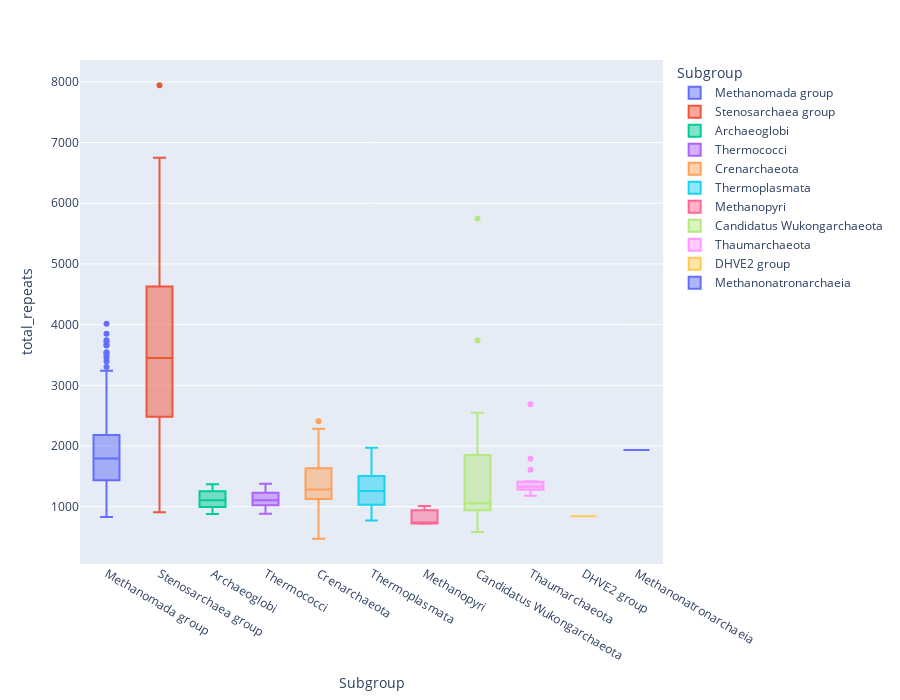
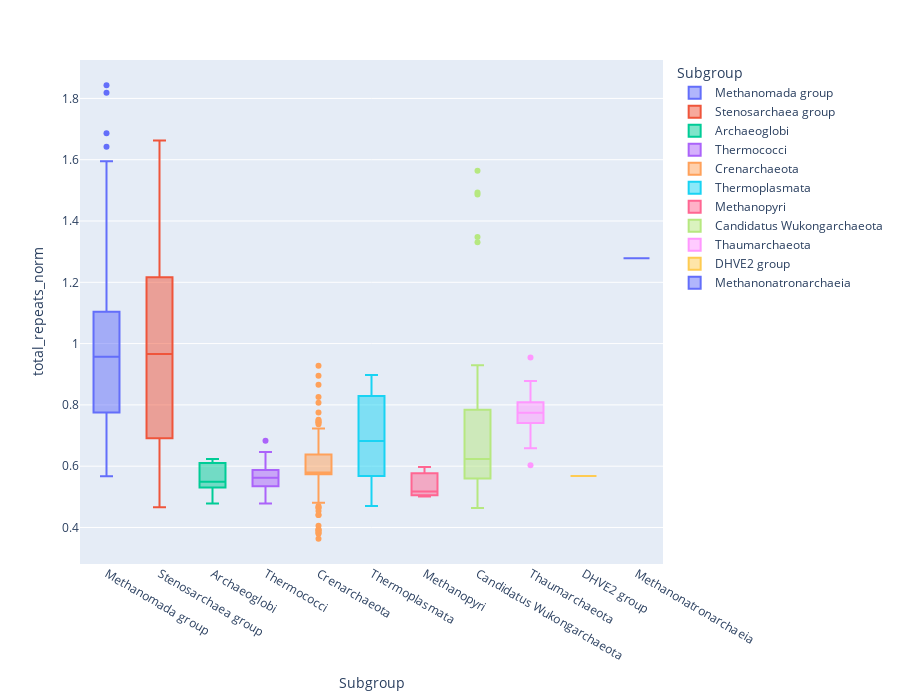

Notebook code for these charts, in order:
### Code cell
# Lets look into Len wise analysis, in Perf data.

import plotly.express as px

fig4 = px.box(df,x="Subgroup", y="total_repeats", color="Subgroup", height = 700)
fig5 = px.box(df,x="Subgroup", y="total_repeats_norm", color="Subgroup", height = 700)
#fig.update_traces(quartilemethod="linear") # or "inclusive", or "linear" by default
fig4.show()
fig5.show()

### Figure 1 — Plotly figure (JSON) as saved in the notebook; plotly's stock layout.template omitted (floating-point values rounded to 4 significant figures; data arrays with more than 128 entries replaced by an {"elided": "..."} marker saying what was removed)
{"data": [{"alignmentgroup": "True", "hovertemplate": "Subgroup=%{x}<br>total_repeats=%{y}<extra></extra>", "legendgroup": "Methanomada group", "marker": {"color": "#636efa"}, "name": "Methanomada group", "notched": false, "offsetgroup": "Methanomada group", "orientation": "v", "showlegend": true, "type": "box", "x": {"elided": "140 str values"}, "x0": " ", "xaxis": "x", "y": {"elided": "140 int values"}, "y0": " ", "yaxis": "y"}, {"alignmentgroup": "True", "hovertemplate": "Subgroup=%{x}<br>total_repeats=%{y}<extra></extra>", "legendgroup": "Stenosarchaea group", "marker": {"color": "#EF553B"}, "name": "Stenosarchaea group", "notched": false, "offsetgroup": "Stenosarchaea group", "orientation": "v", "showlegend": true, "type": "box", "x": {"elided": "705 str values"}, "x0": " ", "xaxis": "x", "y": {"elided": "705 int values"}, "y0": " ", "yaxis": "y"}, {"alignmentgroup": "True", "hovertemplate": "Subgroup=%{x}<br>total_repeats=%{y}<extra></extra>", "legendgroup": "Archaeoglobi", "marker": {"color": "#00cc96"}, "name": "Archaeoglobi", "notched": false, "offsetgroup": "Archaeoglobi", "orientation": "v", "showlegend": true, "type": "box", "x": ["Archaeoglobi", "Archaeoglobi", "Archaeoglobi", "Archaeoglobi", "Archaeoglobi", "Archaeoglobi", "Archaeoglobi", "Archaeoglobi", "Archaeoglobi"], "x0": " ", "xaxis": "x", "y": [1105, 1084, 1197, 1267, 878, 1369, 952, 1253, 1012], "y0": " ", "yaxis": "y"}, {"alignmentgroup": "True", "hovertemplate": "Subgroup=%{x}<br>total_repeats=%{y}<extra></extra>", "legendgroup": "Thermococci", "marker": {"color": "#ab63fa"}, "name": "Thermococci", "notched": false, "offsetgroup": "Thermococci", "orientation": "v", "showlegend": true, "type": "box", "x": ["Thermococci", "Thermococci", "Thermococci", "Thermococci", "Thermococci", "Thermococci", "Thermococci", "Thermococci", "Thermococci", "Thermococci", "Thermococci", "Thermococci", "Thermococci", "Thermococci", "Thermococci", "Thermococci", "Thermococci", "Thermococci", "Thermococci", "Thermococci", "Thermococci", "Thermococci", "Thermococci", "Thermococci", "Thermococci", "Thermococci", "Thermococci", "Thermococci", "Thermococci", "Thermococci", "Thermococci", "Thermococci", "Thermococci", "Thermococci", "Thermococci", "Thermococci", "Thermococci", "Thermococci", "Thermococci", "Thermococci", "Thermococci", "Thermococci", "Thermococci", "Thermococci", "Thermococci", "Thermococci", "Thermococci", "Thermococci", "Thermococci", "Thermococci", "Thermococci", "Thermococci", "Thermococci", "Thermococci", "Thermococci", "Thermococci", "Thermococci", "Thermococci", "Thermococci", "Thermococci", "Thermococci", "Thermococci", "Thermococci", "Thermococci", "Thermococci", "Thermococci", "Thermococci", "Thermococci", "Thermococci", "Thermococci", "Thermococci", "Thermococci", "Thermococci", "Thermococci"], "x0": " ", "xaxis": "x", "y": [1106, 1164, 1115, 1017, 1095, 1055, 1061, 1375, 1162, 991, 919, 1025, 1277, 884, 1251, 1261, 937, 1081, 1077, 1141, 1264, 1380, 1283, 993, 1096, 1104, 1102, 1037, 1195, 1161, 946, 966, 1150, 1353, 1167, 1055, 1053, 1241, 969, 949, 1077, 1275, 926, 1053, 1179, 1015, 1111, 1131, 1365, 1193, 1114, 1130, 1061, 1001, 944, 1041, 1276, 1048, 1321, 1293, 1331, 1083, 1230, 1105, 1003, 1024, 999, 1194, 1317, 1151, 1342, 1323, 942, 993], "y0": " ", "yaxis": "y"}, {"alignmentgroup": "True", "hovertemplate": "Subgroup=%{x}<br>total_repeats=%{y}<extra></extra>", "legendgroup": "Crenarchaeota", "marker": {"color": "#FFA15A"}, "name": "Crenarchaeota", "notched": false, "offsetgroup": "Crenarchaeota", "orientation": "v", "showlegend": true, "type": "box", "x": {"elided": "183 str values"}, "x0": " ", "xaxis": "x", "y": {"elided": "183 int values"}, "y0": " ", "yaxis": "y"}, {"alignmentgroup": "True", "hovertemplate": "Subgroup=%{x}<br>total_repeats=%{y}<extra></extra>", "legendgroup": "Thermoplasmata", "marker": {"color": "#19d3f3"}, "name": "Thermoplasmata", "notched": false, "offsetgroup": "Thermoplasmata", "orientation": "v", "showlegend": true, "type": "box", "x": ["Thermoplasmata", "Thermoplasmata", "Thermoplasmata", "Thermoplasmata", "Thermoplasmata", "Thermoplasmata", "Thermoplasmata", "Thermoplasmata", "Thermoplasmata", "Thermoplasmata", "Thermoplasmata", "Thermoplasmata", "Thermoplasmata", "Thermoplasmata", "Thermoplasmata", "Thermoplasmata", "Thermoplasmata", "Thermoplasmata", "Thermoplasmata"], "x0": " ", "xaxis": "x", "y": [1246, 1174, 1263, 774, 778, 1467, 1316, 1046, 1454, 1519, 1971, 1257, 1971, 1537, 1025, 1568, 1089, 1015, 842], "y0": " ", "yaxis": "y"}, {"alignmentgroup": "True", "hovertemplate": "Subgroup=%{x}<br>total_repeats=%{y}<extra></extra>", "legendgroup": "Methanopyri", "marker": {"color": "#FF6692"}, "name": "Methanopyri", "notched": false, "offsetgroup": "Methanopyri", "orientation": "v", "showlegend": true, "type": "box", "x": ["Methanopyri", "Methanopyri", "Methanopyri"], "x0": " ", "xaxis": "x", "y": [1012, 717, 736], "y0": " ", "yaxis": "y"}, {"alignmentgroup": "True", "hovertemplate": "Subgroup=%{x}<br>total_repeats=%{y}<extra></extra>", "legendgroup": "Candidatus Wukongarchaeota", "marker": {"color": "#B6E880"}, "name": "Candidatus Wukongarchaeota", "notched": false, "offsetgroup": "Candidatus Wukongarchaeota", "orientation": "v", "showlegend": true, "type": "box", "x": ["Candidatus Wukongarchaeota", "Candidatus Wukongarchaeota", "Candidatus Wukongarchaeota", "Candidatus Wukongarchaeota", "Candidatus Wukongarchaeota", "Candidatus Wukongarchaeota", "Candidatus Wukongarchaeota", "Candidatus Wukongarchaeota", "Candidatus Wukongarchaeota", "Candidatus Wukongarchaeota", "Candidatus Wukongarchaeota", "Candidatus Wukongarchaeota", "Candidatus Wukongarchaeota", "Candidatus Wukongarchaeota", "Candidatus Wukongarchaeota", "Candidatus Wukongarchaeota", "Candidatus Wukongarchaeota", "Candidatus Wukongarchaeota", "Candidatus Wukongarchaeota", "Candidatus Wukongarchaeota", "Candidatus Wukongarchaeota", "Candidatus Wukongarchaeota", "Candidatus Wukongarchaeota", "Candidatus Wukongarchaeota", "Candidatus Wukongarchaeota", "Candidatus Wukongarchaeota", "Candidatus Wukongarchaeota", "Candidatus Wukongarchaeota", "Candidatus Wukongarchaeota", "Candidatus Wukongarchaeota", "Candidatus Wukongarchaeota", "Candidatus Wukongarchaeota", "Candidatus Wukongarchaeota", "Candidatus Wukongarchaeota", "Candidatus Wukongarchaeota", "Candidatus Wukongarchaeota", "Candidatus Wukongarchaeota", "Candidatus Wukongarchaeota", "Candidatus Wukongarchaeota", "Candidatus Wukongarchaeota", "Candidatus Wukongarchaeota", "Candidatus Wukongarchaeota", "Candidatus Wukongarchaeota", "Candidatus Wukongarchaeota", "Candidatus Wukongarchaeota", "Candidatus Wukongarchaeota", "Candidatus Wukongarchaeota", "Candidatus Wukongarchaeota", "Candidatus Wukongarchaeota", "Candidatus Wukongarchaeota", "Candidatus Wukongarchaeota"], "x0": " ", "xaxis": "x", "y": [821, 939, 1499, 1198, 1490, 1261, 1322, 972, 1641, 972, 972, 671, 1008, 5749, 970, 2500, 1782, 1874, 1008, 783, 842, 1043, 1055, 2026, 932, 729, 941, 1299, 2108, 2272, 941, 1264, 1107, 994, 721, 2328, 1987, 2180, 2099, 1058, 655, 861, 1055, 1448, 1253, 2546, 2525, 583, 3740, 768, 903], "y0": " ", "yaxis": "y"}, {"alignmentgroup": "True", "hovertemplate": "Subgroup=%{x}<br>total_repeats=%{y}<extra></extra>", "legendgroup": "Thaumarchaeota", "marker": {"color": "#FF97FF"}, "name": "Thaumarchaeota", "notched": false, "offsetgroup": "Thaumarchaeota", "orientation": "v", "showlegend": true, "type": "box", "x": ["Thaumarchaeota", "Thaumarchaeota", "Thaumarchaeota", "Thaumarchaeota", "Thaumarchaeota", "Thaumarchaeota", "Thaumarchaeota", "Thaumarchaeota", "Thaumarchaeota", "Thaumarchaeota", "Thaumarchaeota", "Thaumarchaeota", "Thaumarchaeota", "Thaumarchaeota", "Thaumarchaeota", "Thaumarchaeota", "Thaumarchaeota", "Thaumarchaeota", "Thaumarchaeota"], "x0": " ", "xaxis": "x", "y": [1334, 1302, 1791, 1279, 2688, 1265, 1301, 1609, 1421, 1327, 1321, 1278, 1392, 1181, 1222, 1371, 1400, 1414, 1215], "y0": " ", "yaxis": "y"}, {"alignmentgroup": "True", "hovertemplate": "Subgroup=%{x}<br>total_repeats=%{y}<extra></extra>", "legendgroup": "DHVE2 group", "marker": {"color": "#FECB52"}, "name": "DHVE2 group", "notched": false, "offsetgroup": "DHVE2 group", "orientation": "v", "showlegend": true, "type": "box", "x": ["DHVE2 group"], "x0": " ", "xaxis": "x", "y": [844], "y0": " ", "yaxis": "y"}, {"alignmentgroup": "True", "hovertemplate": "Subgroup=%{x}<br>total_repeats=%{y}<extra></extra>", "legendgroup": "Methanonatronarchaeia", "marker": {"color": "#636efa"}, "name": "Methanonatronarchaeia", "notched": false, "offsetgroup": "Methanonatronarchaeia", "orientation": "v", "showlegend": true, "type": "box", "x": ["Methanonatronarchaeia"], "x0": " ", "xaxis": "x", "y": [1934], "y0": " ", "yaxis": "y"}], "layout": {"boxmode": "overlay", "height": 700, "legend": {"title": {"text": "Subgroup"}, "tracegroupgap": 0}, "margin": {"t": 60}, "xaxis": {"anchor": "y", "categoryarray": ["Methanomada group", "Stenosarchaea group", "Archaeoglobi", "Thermococci", "Crenarchaeota", "Thermoplasmata", "Methanopyri", "Candidatus Wukongarchaeota", "Thaumarchaeota", "DHVE2 group", "Methanonatronarchaeia"], "categoryorder": "array", "domain": [0, 1], "title": {"text": "Subgroup"}}, "yaxis": {"anchor": "x", "domain": [0, 1], "title": {"text": "total_repeats"}}}}

### Figure 2 — Plotly figure (JSON) as saved in the notebook; plotly's stock layout.template omitted (floating-point values rounded to 4 significant figures; data arrays with more than 128 entries replaced by an {"elided": "..."} marker saying what was removed)
{"data": [{"alignmentgroup": "True", "hovertemplate": "Subgroup=%{x}<br>total_repeats_norm=%{y}<extra></extra>", "legendgroup": "Methanomada group", "marker": {"color": "#636efa"}, "name": "Methanomada group", "notched": false, "offsetgroup": "Methanomada group", "orientation": "v", "showlegend": true, "type": "box", "x": {"elided": "140 str values"}, "x0": " ", "xaxis": "x", "y": {"elided": "140 float values"}, "y0": " ", "yaxis": "y"}, {"alignmentgroup": "True", "hovertemplate": "Subgroup=%{x}<br>total_repeats_norm=%{y}<extra></extra>", "legendgroup": "Stenosarchaea group", "marker": {"color": "#EF553B"}, "name": "Stenosarchaea group", "notched": false, "offsetgroup": "Stenosarchaea group", "orientation": "v", "showlegend": true, "type": "box", "x": {"elided": "705 str values"}, "x0": " ", "xaxis": "x", "y": {"elided": "705 float values"}, "y0": " ", "yaxis": "y"}, {"alignmentgroup": "True", "hovertemplate": "Subgroup=%{x}<br>total_repeats_norm=%{y}<extra></extra>", "legendgroup": "Archaeoglobi", "marker": {"color": "#00cc96"}, "name": "Archaeoglobi", "notched": false, "offsetgroup": "Archaeoglobi", "orientation": "v", "showlegend": true, "type": "box", "x": ["Archaeoglobi", "Archaeoglobi", "Archaeoglobi", "Archaeoglobi", "Archaeoglobi", "Archaeoglobi", "Archaeoglobi", "Archaeoglobi", "Archaeoglobi"], "x0": " ", "xaxis": "x", "y": [0.5425, 0.6124, 0.5495, 0.61, 0.5616, 0.6233, 0.5005, 0.541, 0.4783], "y0": " ", "yaxis": "y"}, {"alignmentgroup": "True", "hovertemplate": "Subgroup=%{x}<br>total_repeats_norm=%{y}<extra></extra>", "legendgroup": "Thermococci", "marker": {"color": "#ab63fa"}, "name": "Thermococci", "notched": false, "offsetgroup": "Thermococci", "orientation": "v", "showlegend": true, "type": "box", "x": ["Thermococci", "Thermococci", "Thermococci", "Thermococci", "Thermococci", "Thermococci", "Thermococci", "Thermococci", "Thermococci", "Thermococci", "Thermococci", "Thermococci", "Thermococci", "Thermococci", "Thermococci", "Thermococci", "Thermococci", "Thermococci", "Thermococci", "Thermococci", "Thermococci", "Thermococci", "Thermococci", "Thermococci", "Thermococci", "Thermococci", "Thermococci", "Thermococci", "Thermococci", "Thermococci", "Thermococci", "Thermococci", "Thermococci", "Thermococci", "Thermococci", "Thermococci", "Thermococci", "Thermococci", "Thermococci", "Thermococci", "Thermococci", "Thermococci", "Thermococci", "Thermococci", "Thermococci", "Thermococci", "Thermococci", "Thermococci", "Thermococci", "Thermococci", "Thermococci", "Thermococci", "Thermococci", "Thermococci", "Thermococci", "Thermococci", "Thermococci", "Thermococci", "Thermococci", "Thermococci", "Thermococci", "Thermococci", "Thermococci", "Thermococci", "Thermococci", "Thermococci", "Thermococci", "Thermococci", "Thermococci", "Thermococci", "Thermococci", "Thermococci", "Thermococci", "Thermococci"], "x0": " ", "xaxis": "x", "y": [0.51, 0.5697, 0.548, 0.5364, 0.5696, 0.5377, 0.5387, 0.5757, 0.5563, 0.57, 0.5489, 0.574, 0.6293, 0.5805, 0.6297, 0.6466, 0.5219, 0.5665, 0.5699, 0.6105, 0.6396, 0.5905, 0.6149, 0.5615, 0.534, 0.5344, 0.5331, 0.5571, 0.5789, 0.5241, 0.512, 0.5627, 0.5874, 0.6132, 0.5705, 0.5716, 0.4838, 0.617, 0.5492, 0.5464, 0.5639, 0.683, 0.498, 0.5482, 0.5545, 0.5579, 0.5619, 0.5679, 0.5748, 0.6208, 0.5437, 0.5626, 0.5187, 0.516, 0.5209, 0.5168, 0.5964, 0.5234, 0.5764, 0.5965, 0.5845, 0.5353, 0.6368, 0.5573, 0.5114, 0.5146, 0.5179, 0.6437, 0.6109, 0.5691, 0.6007, 0.6111, 0.4891, 0.4779], "y0": " ", "yaxis": "y"}, {"alignmentgroup": "True", "hovertemplate": "Subgroup=%{x}<br>total_repeats_norm=%{y}<extra></extra>", "legendgroup": "Crenarchaeota", "marker": {"color": "#FFA15A"}, "name": "Crenarchaeota", "notched": false, "offsetgroup": "Crenarchaeota", "orientation": "v", "showlegend": true, "type": "box", "x": {"elided": "183 str values"}, "x0": " ", "xaxis": "x", "y": {"elided": "183 float values"}, "y0": " ", "yaxis": "y"}, {"alignmentgroup": "True", "hovertemplate": "Subgroup=%{x}<br>total_repeats_norm=%{y}<extra></extra>", "legendgroup": "Thermoplasmata", "marker": {"color": "#19d3f3"}, "name": "Thermoplasmata", "notched": false, "offsetgroup": "Thermoplasmata", "orientation": "v", "showlegend": true, "type": "box", "x": ["Thermoplasmata", "Thermoplasmata", "Thermoplasmata", "Thermoplasmata", "Thermoplasmata", "Thermoplasmata", "Thermoplasmata", "Thermoplasmata", "Thermoplasmata", "Thermoplasmata", "Thermoplasmata", "Thermoplasmata", "Thermoplasmata", "Thermoplasmata", "Thermoplasmata", "Thermoplasmata", "Thermoplasmata", "Thermoplasmata", "Thermoplasmata"], "x0": " ", "xaxis": "x", "y": [0.682, 0.6471, 0.817, 0.4946, 0.4909, 0.8475, 0.68, 0.6056, 0.8324, 0.8539, 0.7522, 0.8193, 0.7522, 0.8796, 0.5883, 0.8973, 0.5617, 0.5402, 0.4704], "y0": " ", "yaxis": "y"}, {"alignmentgroup": "True", "hovertemplate": "Subgroup=%{x}<br>total_repeats_norm=%{y}<extra></extra>", "legendgroup": "Methanopyri", "marker": {"color": "#FF6692"}, "name": "Methanopyri", "notched": false, "offsetgroup": "Methanopyri", "orientation": "v", "showlegend": true, "type": "box", "x": ["Methanopyri", "Methanopyri", "Methanopyri"], "x0": " ", "xaxis": "x", "y": [0.5971, 0.5013, 0.5177], "y0": " ", "yaxis": "y"}, {"alignmentgroup": "True", "hovertemplate": "Subgroup=%{x}<br>total_repeats_norm=%{y}<extra></extra>", "legendgroup": "Candidatus Wukongarchaeota", "marker": {"color": "#B6E880"}, "name": "Candidatus Wukongarchaeota", "notched": false, "offsetgroup": "Candidatus Wukongarchaeota", "orientation": "v", "showlegend": true, "type": "box", "x": ["Candidatus Wukongarchaeota", "Candidatus Wukongarchaeota", "Candidatus Wukongarchaeota", "Candidatus Wukongarchaeota", "Candidatus Wukongarchaeota", "Candidatus Wukongarchaeota", "Candidatus Wukongarchaeota", "Candidatus Wukongarchaeota", "Candidatus Wukongarchaeota", "Candidatus Wukongarchaeota", "Candidatus Wukongarchaeota", "Candidatus Wukongarchaeota", "Candidatus Wukongarchaeota", "Candidatus Wukongarchaeota", "Candidatus Wukongarchaeota", "Candidatus Wukongarchaeota", "Candidatus Wukongarchaeota", "Candidatus Wukongarchaeota", "Candidatus Wukongarchaeota", "Candidatus Wukongarchaeota", "Candidatus Wukongarchaeota", "Candidatus Wukongarchaeota", "Candidatus Wukongarchaeota", "Candidatus Wukongarchaeota", "Candidatus Wukongarchaeota", "Candidatus Wukongarchaeota", "Candidatus Wukongarchaeota", "Candidatus Wukongarchaeota", "Candidatus Wukongarchaeota", "Candidatus Wukongarchaeota", "Candidatus Wukongarchaeota", "Candidatus Wukongarchaeota", "Candidatus Wukongarchaeota", "Candidatus Wukongarchaeota", "Candidatus Wukongarchaeota", "Candidatus Wukongarchaeota", "Candidatus Wukongarchaeota", "Candidatus Wukongarchaeota", "Candidatus Wukongarchaeota", "Candidatus Wukongarchaeota", "Candidatus Wukongarchaeota", "Candidatus Wukongarchaeota", "Candidatus Wukongarchaeota", "Candidatus Wukongarchaeota", "Candidatus Wukongarchaeota", "Candidatus Wukongarchaeota", "Candidatus Wukongarchaeota", "Candidatus Wukongarchaeota", "Candidatus Wukongarchaeota", "Candidatus Wukongarchaeota", "Candidatus Wukongarchaeota"], "x0": " ", "xaxis": "x", "y": [0.5161, 0.5306, 0.8078, 0.7616, 0.6072, 0.7689, 0.7818, 0.5832, 0.5791, 0.5832, 0.5832, 1.493, 0.5218, 1.564, 0.5502, 0.7287, 0.5563, 0.5317, 0.5218, 0.4786, 0.4639, 0.8465, 0.847, 0.6858, 0.5832, 0.4897, 0.5808, 0.7539, 0.7432, 0.7599, 0.5544, 0.9294, 0.5612, 0.64, 0.7571, 0.6232, 0.7513, 1.348, 1.331, 0.5766, 0.6617, 0.559, 0.5782, 0.4922, 0.8356, 0.7896, 0.785, 0.5989, 0.8447, 0.6122, 1.486], "y0": " ", "yaxis": "y"}, {"alignmentgroup": "True", "hovertemplate": "Subgroup=%{x}<br>total_repeats_norm=%{y}<extra></extra>", "legendgroup": "Thaumarchaeota", "marker": {"color": "#FF97FF"}, "name": "Thaumarchaeota", "notched": false, "offsetgroup": "Thaumarchaeota", "orientation": "v", "showlegend": true, "type": "box", "x": ["Thaumarchaeota", "Thaumarchaeota", "Thaumarchaeota", "Thaumarchaeota", "Thaumarchaeota", "Thaumarchaeota", "Thaumarchaeota", "Thaumarchaeota", "Thaumarchaeota", "Thaumarchaeota", "Thaumarchaeota", "Thaumarchaeota", "Thaumarchaeota", "Thaumarchaeota", "Thaumarchaeota", "Thaumarchaeota", "Thaumarchaeota", "Thaumarchaeota", "Thaumarchaeota"], "x0": " ", "xaxis": "x", "y": [0.8108, 0.7407, 0.7085, 0.7955, 0.781, 0.7663, 0.8322, 0.741, 0.7881, 0.7746, 0.9547, 0.8018, 0.8782, 0.6587, 0.7555, 0.7663, 0.8136, 0.6032, 0.7382], "y0": " ", "yaxis": "y"}, {"alignmentgroup": "True", "hovertemplate": "Subgroup=%{x}<br>total_repeats_norm=%{y}<extra></extra>", "legendgroup": "DHVE2 group", "marker": {"color": "#FECB52"}, "name": "DHVE2 group", "notched": false, "offsetgroup": "DHVE2 group", "orientation": "v", "showlegend": true, "type": "box", "x": ["DHVE2 group"], "x0": " ", "xaxis": "x", "y": [0.5677], "y0": " ", "yaxis": "y"}, {"alignmentgroup": "True", "hovertemplate": "Subgroup=%{x}<br>total_repeats_norm=%{y}<extra></extra>", "legendgroup": "Methanonatronarchaeia", "marker": {"color": "#636efa"}, "name": "Methanonatronarchaeia", "notched": false, "offsetgroup": "Methanonatronarchaeia", "orientation": "v", "showlegend": true, "type": "box", "x": ["Methanonatronarchaeia"], "x0": " ", "xaxis": "x", "y": [1.278], "y0": " ", "yaxis": "y"}], "layout": {"boxmode": "overlay", "height": 700, "legend": {"title": {"text": "Subgroup"}, "tracegroupgap": 0}, "margin": {"t": 60}, "xaxis": {"anchor": "y", "categoryarray": ["Methanomada group", "Stenosarchaea group", "Archaeoglobi", "Thermococci", "Crenarchaeota", "Thermoplasmata", "Methanopyri", "Candidatus Wukongarchaeota", "Thaumarchaeota", "DHVE2 group", "Methanonatronarchaeia"], "categoryorder": "array", "domain": [0, 1], "title": {"text": "Subgroup"}}, "yaxis": {"anchor": "x", "domain": [0, 1], "title": {"text": "total_repeats_norm"}}}}
